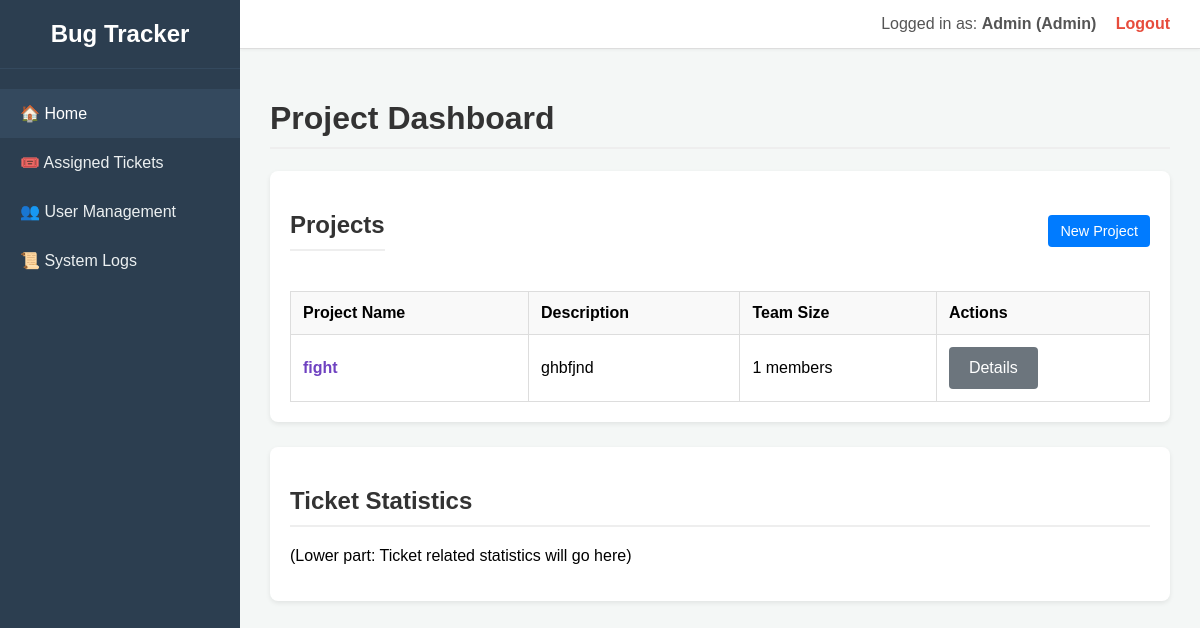
Screenshot of / (signed in) with the database file from the repository.
### app.py (models this page shows, shortened)
class User(db.Model, UserMixin):
    id = db.Column(db.Integer, primary_key=True)
    username = db.Column(db.String(80), unique=True, nullable=False)
    email = db.Column(db.String(120), unique=True, nullable=False)
    password_hash = db.Column(db.String(128), nullable=False)
    role = db.Column(db.String(20), nullable=False, default='Submitter')
    status = db.Column(db.String(20), nullable=False, default='Pending')
    bugs_created = db.relationship('Bug', backref='author', lazy=True)
    projects = db.relationship('Project', secondary=project_users, lazy='subquery',
        backref=db.backref('team', lazy=True))

class Project(db.Model):
    id = db.Column(db.Integer, primary_key=True)
    name = db.Column(db.String(150), nullable=False)
    description = db.Column(db.Text, nullable=True)
    created_at = db.Column(db.DateTime, nullable=False, default=datetime.utcnow)
    bugs = db.relationship('Bug', backref='project', lazy=True, cascade="all, delete-orphan")

### app.py (the view)
@app.route('/')
@login_required
def index():
    users = [] # For the 'New Project' modal
    if current_user.role == 'Admin':
        projects = Project.query.all()
        users = User.query.filter_by(status='Approved').all()
    elif current_user.role == 'ProjectManager':
        projects = current_user.projects
    elif current_user.role == 'Developer':
        projects = current_user.projects
    elif current_user.role == 'Submitter':
        projects = current_user.projects
    return render_template('index.html', projects=projects, all_users=users)

### app.py (called while the page is built)
@login_manager.user_loader
def load_user(user_id):
    return User.query.get(int(user_id))

### templates/index.html (shortened to what this page needs)
<!DOCTYPE html>
<html lang="en">
<head>
</head>
<body>
    <nav class="sidebar">
        <div class="sidebar-header">
            Bug Tracker
        </div>
        <ul class="sidebar-nav">
            <li><a href="{{ url_for('index') }}" class="active">🏠 Home</a></li>
            <li><a href="{{ url_for('assigned_tickets') }}">🎟️ Assigned Tickets</a></li>
            {% if current_user.role == 'Admin' %}
            <li><a href="{{ url_for('user_management') }}">👥 User Management</a></li>
            <li><a href="{{ url_for('system_logs') }}">📜 System Logs</a></li>
            {% endif %}
        </ul>
    </nav>
    <div class="main-wrapper">
        <header class="header">
            <div class="user-info">
                Logged in as: <strong>{{ current_user.username }} ({{ current_user.role }})</strong>
                <a href="{{ url_for('logout') }}">Logout</a>
            </div>
        </header>
        <main class="content">
            <h1>Project Dashboard</h1>
            <div class="card">
                <div class="card-header">
                    <h2>Projects</h2>
                    {% if current_user.role == 'Admin' %}
                    <button class="btn btn-primary" onclick="openModal()">New Project</button>
                    {% endif %}
                </div>
                <table>
                    <thead>
                        <tr>
                            <th>Project Name</th>
                            <th>Description</th>
                            <th>Team Size</th>
                            <th>Actions</th>
                        </tr>
                    </thead>
                    <tbody>
                        {% for project in projects %}
                        <tr>
                            <td>
                                <a href="{{ url_for('project_detail', project_id=project.id) }}" class="link-purple">
                                    {{ project.name }}
                                </a>
                            </td>
                            <td>{{ project.description }}</td>
                            <td>{{ project.team|length }} members</td>
                            <td>
                                <button class="btn-secondary">Details</button>
                            </td>
                        </tr>
                        {% else %}
                        <tr>
                            <td colspan="4">No projects found.</td>
                        </tr>
                        {% endfor %}
                    </tbody>
                </table>
            </div>
            <div class="card">
                <h2>Ticket Statistics</h2>
                <p>(Lower part: Ticket related statistics will go here)</p>
            </div>
        </main>

### templates/index.html (style rules this page uses)
body { font-family: Arial, sans-serif; margin: 0; background: #f4f7f6; display: flex; height: 100vh; }
.sidebar { width: 240px; background: #2c3e50; color: white; display: flex; flex-direction: column; flex-shrink: 0; }
.sidebar-header { padding: 20px; font-size: 1.5em; font-weight: bold; text-align: center; border-bottom: 1px solid #34495e; }
.sidebar-nav { flex-grow: 1; list-style: none; padding: 20px 0; margin: 0; }
.sidebar-nav li { margin: 0; }
.sidebar-nav a { display: block; padding: 15px 20px; text-decoration: none; color: #ecf0f1; transition: background 0.2s; }
.sidebar-nav a:hover, .sidebar-nav a.active { background: #34495e; color: #ffffff; }
.main-wrapper { flex-grow: 1; display: flex; flex-direction: column; overflow-y: auto; }
.header { background: #ffffff; padding: 15px 30px; border-bottom: 1px solid #ddd; display: flex; justify-content: flex-end; align-items: center; box-shadow: 0 1px 3px rgba(0,0,0,0.05); }
.user-info { color: #555; }
.user-info a { color: #e74c3c; text-decoration: none; margin-left: 15px; font-weight: bold; }
.content { padding: 30px; flex-grow: 1; }
h1, h2 { color: #333; border-bottom: 2px solid #eee; padding-bottom: 10px; }
.card { background: #fff; padding: 20px; border-radius: 8px; box-shadow: 0 2px 5px rgba(0,0,0,0.08); margin-bottom: 25px; }
button { background: #007BFF; color: white; padding: 12px 20px; border: none; border-radius: 4px; cursor: pointer; font-size: 1em; }
.card-header { display: flex; justify-content: space-between; align-items: center; }
.btn { padding: 8px 12px; border-radius: 4px; border: none; cursor: pointer; font-size: 0.9em; }
.btn-primary { background: #007BFF; color: white; }
.btn-secondary { background: #6c757d; color: white; }
.link-purple { color: #6f42c1; font-weight: bold; text-decoration: none; }
table { width: 100%; border-collapse: collapse; margin-top: 20px; }
th, td { border: 1px solid #ddd; padding: 12px; text-align: left; }
th { background-color: #f9f9f9; }

### rows the page displays
User: username "Admin", role "Admin"
Project: name "fight", description "ghbfjnd", team|length "1"
